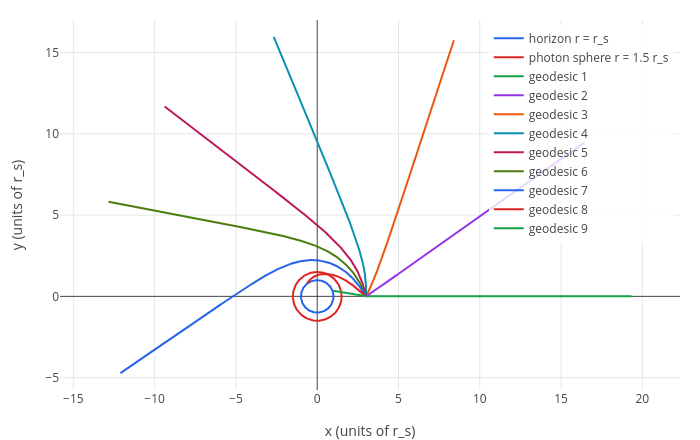

This figure's notebook cell:
### Markdown cell above
The ray at $b = 2$ is below $b_c$ and falls in. The ray at $b = 2.65$, just above $b_c \approx 2.6$, whips around the
photon sphere and leaves in a completely different direction. Rays further out are bent less and less.

## 3. A flash of light

Light emitted in all directions from $r = 3\,r_s$: rays aimed outwards escape, bent; rays aimed inwards cross the horizon.
Each row of the velocity matrix is one ray, leaving at angle $A$ from the outward direction:
$(\dot t, \dot r, \dot\theta, \dot\phi) = (1/k,\; k\cos A,\; 0,\; \sin A/r_0)$ with $k = \sqrt{1 - r_s/r_0}$.

### Code cell
r0 = 3;
k = sqrt(1-r_s/r0);
ut = 1/k;
rays = geodesic(S, [0 r0 pi/2 0], [ut, k, 0, 0; ut, k*cos(0.5), 0, sin(0.5)/r0; ut, k*cos(1), 0, sin(1)/r0; ut, k*cos(1.5), 0, sin(1.5)/r0; ut, k*cos(1.8), 0, sin(1.8)/r0; ut, k*cos(2.0), 0, sin(2.0)/r0; ut, k*cos(2.2), 0, sin(2.2)/r0; ut, k*cos(2.5), 0, sin(2.5)/r0; ut, k*cos(3), 0, sin(3)/r0], 20, [r*cos(phi) r*sin(phi)]);
labels(legend(show(horizon, photonsphere, rays), "horizon r = r_s", "photon sphere r = 1.5 r_s"), "x (units of r_s)", "y (units of r_s)")

### Figure 1 — Plotly figure (JSON) as saved in the notebook; plotly's stock layout.template omitted (floating-point values rounded to 4 significant figures; data arrays with more than 128 entries replaced by an {"elided": "..."} marker saying what was removed)
{"data": [{"line": {"color": "#2563eb", "width": 2}, "mode": "lines", "name": "horizon r = r_s", "type": "scatter", "x": {"elided": "402 float values"}, "y": {"elided": "402 float values"}}, {"line": {"color": "#dc2626", "width": 2}, "mode": "lines", "name": "photon sphere r = 1.5 r_s", "type": "scatter", "x": {"elided": "402 float values"}, "y": {"elided": "402 float values"}}, {"line": {"color": "#16a34a", "width": 2}, "mode": "lines", "name": "geodesic 1", "type": "scatter", "x": {"elided": "1253 float values"}, "y": {"elided": "1253 int values"}}, {"line": {"color": "#9333ea", "width": 2}, "mode": "lines", "name": "geodesic 2", "type": "scatter", "x": {"elided": "1253 float values"}, "y": {"elided": "1253 float values"}}, {"line": {"color": "#ea580c", "width": 2}, "mode": "lines", "name": "geodesic 3", "type": "scatter", "x": {"elided": "1253 float values"}, "y": {"elided": "1253 float values"}}, {"line": {"color": "#0891b2", "width": 2}, "mode": "lines", "name": "geodesic 4", "type": "scatter", "x": {"elided": "1253 float values"}, "y": {"elided": "1253 float values"}}, {"line": {"color": "#be185d", "width": 2}, "mode": "lines", "name": "geodesic 5", "type": "scatter", "x": {"elided": "1253 float values"}, "y": {"elided": "1253 float values"}}, {"line": {"color": "#4d7c0f", "width": 2}, "mode": "lines", "name": "geodesic 6", "type": "scatter", "x": {"elided": "1253 float values"}, "y": {"elided": "1253 float values"}}, {"line": {"color": "#2563eb", "width": 2}, "mode": "lines", "name": "geodesic 7", "type": "scatter", "x": {"elided": "1253 float values"}, "y": {"elided": "1253 float values"}}, {"line": {"color": "#dc2626", "width": 2}, "mode": "lines", "name": "geodesic 8", "type": "scatter", "x": {"elided": "928 float values"}, "y": {"elided": "928 float values"}}, {"line": {"color": "#16a34a", "width": 2}, "mode": "lines", "name": "geodesic 9", "type": "scatter", "x": {"elided": "619 float values"}, "y": {"elided": "619 float values"}}], "layout": {"height": 440, "legend": {"bgcolor": "rgba(255,255,255,0.8)", "x": 0.99, "xanchor": "right", "y": 0.99, "yanchor": "top"}, "margin": {"b": 50, "l": 60, "r": 20, "t": 20}, "showlegend": true, "title": {"text": ""}, "width": 700, "xaxis": {"title": {"text": "x (units of r_s)"}, "zeroline": true}, "yaxis": {"range": [-5.76, 17.0], "scaleanchor": "x", "scaleratio": 1, "title": {"text": "y (units of r_s)"}, "zeroline": true}}}
